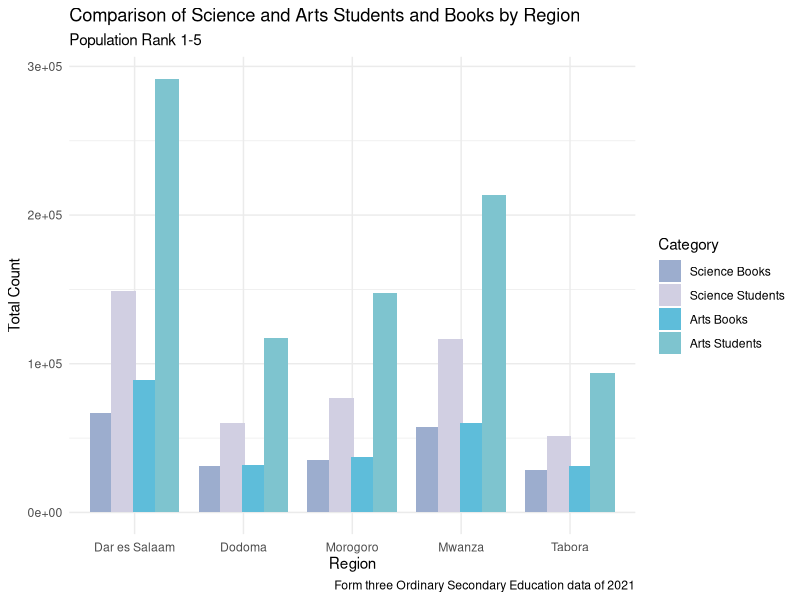
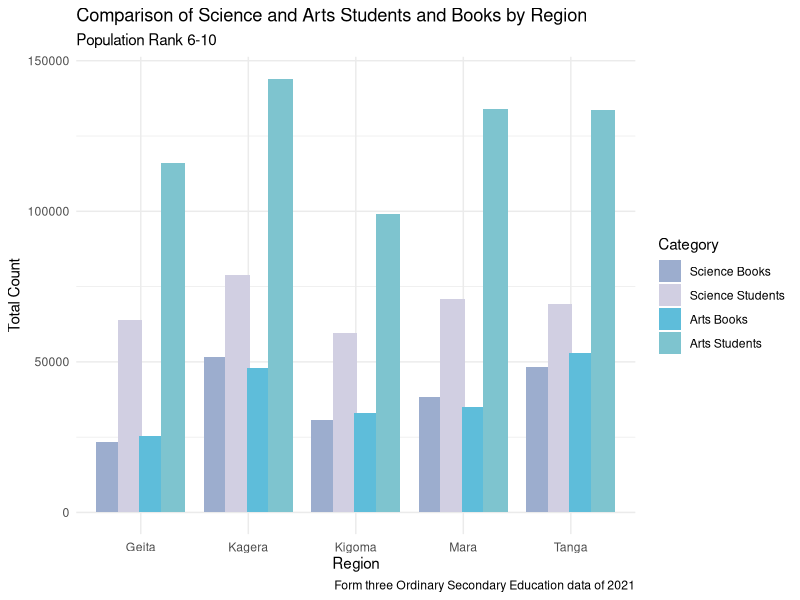
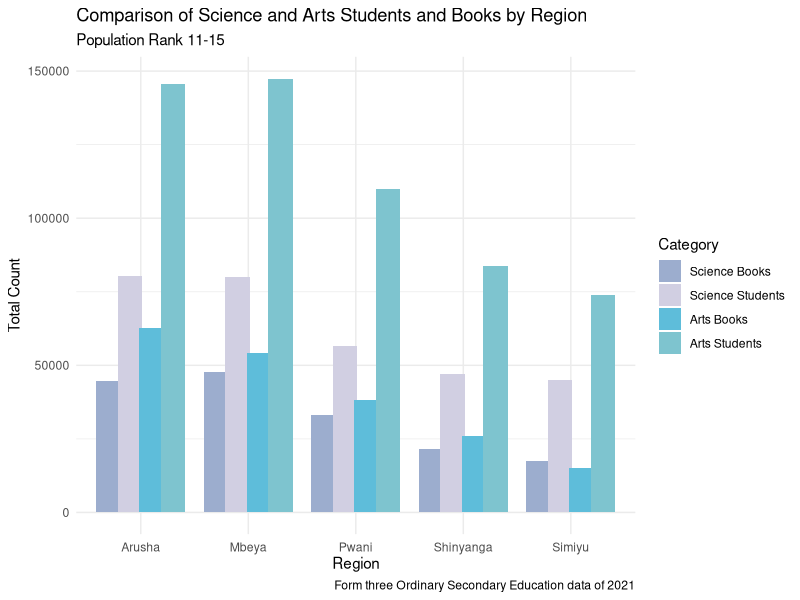
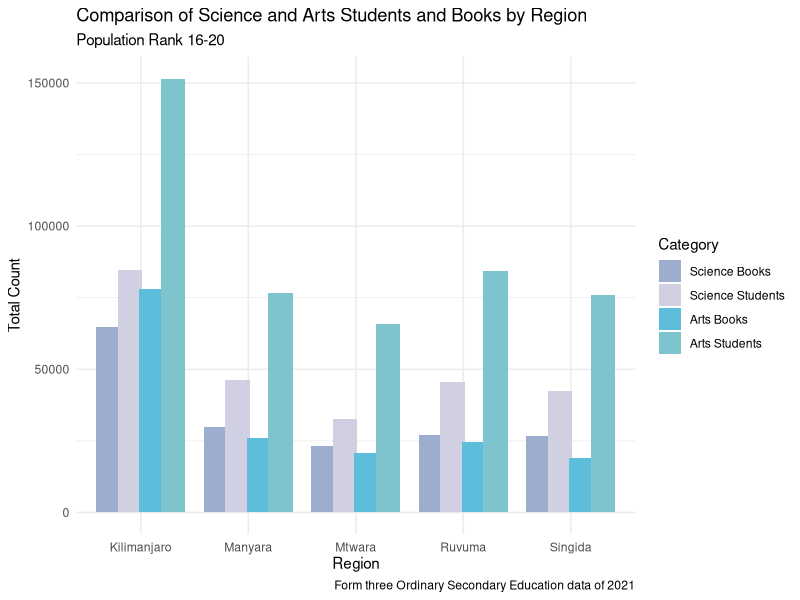
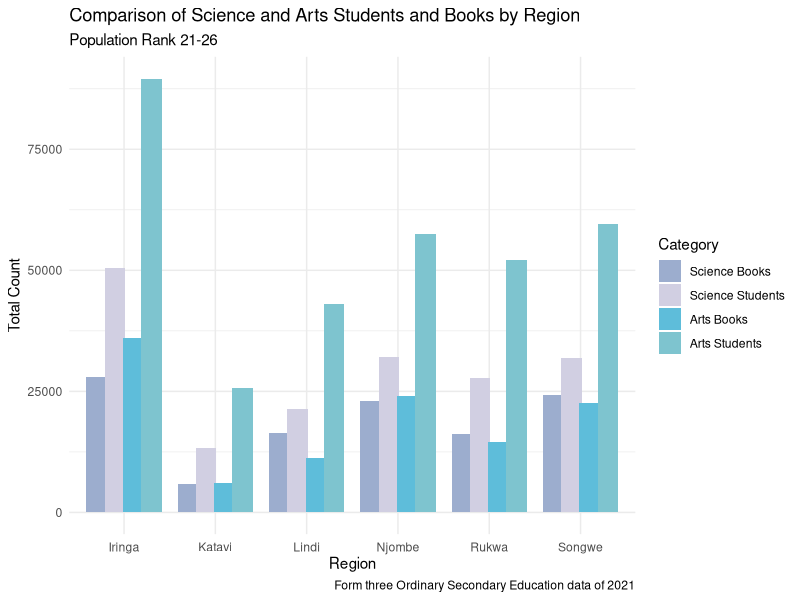

Recreate these plots in R, in order.
## ---- chunk 1
knitr::opts_chunk$set(echo = FALSE)
## ---- chunk 2
library(tidyverse)
setwd("D:\\setebe\\Data science\\2024\\Tanzania-Education")

# Read the CSV file
ed <- read.csv("Education.csv")
attach(ed)
## ---- chunk 3
# Grouped bar plot for science and arts categories with close grouping

# Define the columns for the different categories
science_books <- c("agriculture_form3Books", "bmath_form3Books", "biology_form3Books",
                   "chemistry_form3Books", "physics_form3Books")
arts_books <- c("kiswahili_form3Books", "history_form3Books", "geography_form3Books",
                "english_form3Books", "commerce_form3Books", "civics_form3Books")
science_students <- c("Agriculture_form3Students", "basicMath_form3Students", 
                      "biology_form3Students", "chemistry_form3Students", 
                      "physics_form3Students")
arts_students <- c("kiswahili_form3Students", "history_form3Students", 
                   "geography_form3Students", "english_form3Students", 
                   "commerce_form3Students", "civics_form3Students")

# Define the population ranks for regions
population_ranks <- c("Dar es Salaam", "Mwanza", "Tabora", "Morogoro", "Dodoma",
                      "Kagera", "Geita", "Tanga", "Kigoma", "Mara",
                      "Arusha", "Mbeya", "Shinyanga", "Simiyu", "Pwani",
                      "Singida", "Manyara", "Kilimanjaro", "Ruvuma", "Mtwara",
                      "Rukwa", "Songwe", "Lindi", "Iringa", "Katavi", "Njombe")

# Filter data to include only the regions ranked 1 to 5 by population rank
top1_to_5_regions <- population_ranks[1:5]
ed_top1_to_5 <- ed %>% filter(region %in% top1_to_5_regions)

# Sum the columns for science and arts books and students per region
data_summary <- ed_top1_to_5 %>%
  group_by(region) %>%
  summarise(ScienceBooks = sum(across(all_of(science_books)), na.rm = TRUE),
            ArtsBooks = sum(across(all_of(arts_books)), na.rm = TRUE),
            ScienceStudents = sum(across(all_of(science_students)), na.rm = TRUE),
            ArtsStudents = sum(across(all_of(arts_students)), na.rm = TRUE))

# Prepare data for plotting with adjusted category order
data_melted <- data_summary %>%
  pivot_longer(cols = c("ScienceBooks", "ScienceStudents", "ArtsBooks", "ArtsStudents"), 
               names_to = "Category", values_to = "Count") %>%
  mutate(Category = factor(Category, 
                           levels = c("ScienceBooks", "ScienceStudents", "ArtsBooks", "ArtsStudents"),
                           labels = c("Science Books", "Science Students", "Arts Books", "Arts Students")))

# Plot the data with custom colors and close grouping
ggplot(data_melted, aes(x = region, y = Count, fill = Category)) +
  geom_bar(stat = "identity", position = position_dodge(width = 0.8)) +
  scale_fill_manual(values = c("Science Students" = "#D1CFE2", 
                               "Science Books" = "#9CADCE", 
                               "Arts Students" = "#7EC4CF", 
                               "Arts Books" = "#5EBDDA")) +
  labs(title = "Comparison of Science and Arts Students and Books by Region",
       subtitle = "Population Rank 1-5",
       caption = "Form three Ordinary Secondary Education data of 2021",
       x = "Region",
       y = "Total Count",
       fill = "Category") +
  theme_minimal() +
  theme(axis.text.x = element_text(angle = 360, hjust = 0.5, vjust = 0.5))


## ---- chunk 4
# Grouped bar plot for science and arts categories with close grouping for population ranks 6-10

# Define the columns for the different categories
science_books <- c("agriculture_form3Books", "bmath_form3Books", "biology_form3Books",
                   "chemistry_form3Books", "physics_form3Books")
arts_books <- c("kiswahili_form3Books", "history_form3Books", "geography_form3Books",
                "english_form3Books", "commerce_form3Books", "civics_form3Books")
science_students <- c("Agriculture_form3Students", "basicMath_form3Students", 
                      "biology_form3Students", "chemistry_form3Students", 
                      "physics_form3Students")
arts_students <- c("kiswahili_form3Students", "history_form3Students", 
                   "geography_form3Students", "english_form3Students", 
                   "commerce_form3Students", "civics_form3Students")

# Define the population ranks for regions
population_ranks <- c("Dar es Salaam", "Mwanza", "Tabora", "Morogoro", "Dodoma",
                      "Kagera", "Geita", "Tanga", "Kigoma", "Mara",
                      "Arusha", "Mbeya", "Shinyanga", "Simiyu", "Pwani",
                      "Singida", "Manyara", "Kilimanjaro", "Ruvuma", "Mtwara",
                      "Rukwa", "Songwe", "Lindi", "Iringa", "Katavi", "Njombe")

# Filter data to include only the regions ranked 6 to 10 by population rank
top6_to_10_regions <- population_ranks[6:10]
ed_top6_to_10 <- ed %>% filter(region %in% top6_to_10_regions)

# Sum the columns for science and arts books and students per region
data_summary_6_to_10 <- ed_top6_to_10 %>%
  group_by(region) %>%
  summarise(ScienceBooks = sum(across(all_of(science_books)), na.rm = TRUE),
            ArtsBooks = sum(across(all_of(arts_books)), na.rm = TRUE),
            ScienceStudents = sum(across(all_of(science_students)), na.rm = TRUE),
            ArtsStudents = sum(across(all_of(arts_students)), na.rm = TRUE))

# Prepare data for plotting with adjusted category order
data_melted_6_to_10 <- data_summary_6_to_10 %>%
  pivot_longer(cols = c("ScienceBooks", "ScienceStudents", "ArtsBooks", "ArtsStudents"), 
               names_to = "Category", values_to = "Count") %>%
  mutate(Category = factor(Category, 
                           levels = c("ScienceBooks", "ScienceStudents", "ArtsBooks", "ArtsStudents"),
                           labels = c("Science Books", "Science Students", "Arts Books", "Arts Students")))

# Plot the data with custom colors and close grouping
ggplot(data_melted_6_to_10, aes(x = region, y = Count, fill = Category)) +
  geom_bar(stat = "identity", position = position_dodge(width = 0.8)) +
  scale_fill_manual(values = c("Science Students" = "#D1CFE2", 
                               "Science Books" = "#9CADCE", 
                               "Arts Students" = "#7EC4CF", 
                               "Arts Books" = "#5EBDDA")) +
  labs(title = "Comparison of Science and Arts Students and Books by Region",
       subtitle = "Population Rank 6-10",
       caption = "Form three Ordinary Secondary Education data of 2021",
       x = "Region",
       y = "Total Count",
       fill = "Category") +
  theme_minimal() +
  theme(axis.text.x = element_text(angle = 360, hjust = 0.5, vjust = 0.5))
## ---- chunk 5
# Grouped bar plot for science and arts categories with close grouping for population ranks 11-15

# Define the columns for the different categories
science_books <- c("agriculture_form3Books", "bmath_form3Books", "biology_form3Books",
                   "chemistry_form3Books", "physics_form3Books")
arts_books <- c("kiswahili_form3Books", "history_form3Books", "geography_form3Books",
                "english_form3Books", "commerce_form3Books", "civics_form3Books")
science_students <- c("Agriculture_form3Students", "basicMath_form3Students", 
                      "biology_form3Students", "chemistry_form3Students", 
                      "physics_form3Students")
arts_students <- c("kiswahili_form3Students", "history_form3Students", 
                   "geography_form3Students", "english_form3Students", 
                   "commerce_form3Students", "civics_form3Students")

# Define the population ranks for regions
population_ranks <- c("Dar es Salaam", "Mwanza", "Tabora", "Morogoro", "Dodoma",
                      "Kagera", "Geita", "Tanga", "Kigoma", "Mara",
                      "Arusha", "Mbeya", "Shinyanga", "Simiyu", "Pwani",
                      "Singida", "Manyara", "Kilimanjaro", "Ruvuma", "Mtwara",
                      "Rukwa", "Songwe", "Lindi", "Iringa", "Katavi", "Njombe")

# Filter data to include only the regions ranked 11 to 15 by population rank
top11_to_15_regions <- population_ranks[11:15]
ed_top11_to_15 <- ed %>% filter(region %in% top11_to_15_regions)

# Sum the columns for science and arts books and students per region
data_summary_11_to_15 <- ed_top11_to_15 %>%
  group_by(region) %>%
  summarise(ScienceBooks = sum(across(all_of(science_books)), na.rm = TRUE),
            ArtsBooks = sum(across(all_of(arts_books)), na.rm = TRUE),
            ScienceStudents = sum(across(all_of(science_students)), na.rm = TRUE),
            ArtsStudents = sum(across(all_of(arts_students)), na.rm = TRUE))

# Prepare data for plotting with adjusted category order
data_melted_11_to_15 <- data_summary_11_to_15 %>%
  pivot_longer(cols = c("ScienceBooks", "ScienceStudents", "ArtsBooks", "ArtsStudents"), 
               names_to = "Category", values_to = "Count") %>%
  mutate(Category = factor(Category, 
                           levels = c("ScienceBooks", "ScienceStudents", "ArtsBooks", "ArtsStudents"),
                           labels = c("Science Books", "Science Students", "Arts Books", "Arts Students")))

# Plot the data with custom colors and close grouping
ggplot(data_melted_11_to_15, aes(x = region, y = Count, fill = Category)) +
  geom_bar(stat = "identity", position = position_dodge(width = 0.8)) +
  scale_fill_manual(values = c("Science Students" = "#D1CFE2", 
                               "Science Books" = "#9CADCE", 
                               "Arts Students" = "#7EC4CF", 
                               "Arts Books" = "#5EBDDA")) +
  labs(title = "Comparison of Science and Arts Students and Books by Region",
       subtitle = "Population Rank 11-15",
       caption = "Form three Ordinary Secondary Education data of 2021",
       x = "Region",
       y = "Total Count",
       fill = "Category") +
  theme_minimal() +
  theme(axis.text.x = element_text(angle = 360, hjust = 0.5, vjust = 0.5))
## ---- chunk 6
# Grouped bar plot for science and arts categories with close grouping for population ranks 16-20

# Define the columns for the different categories
science_books <- c("agriculture_form3Books", "bmath_form3Books", "biology_form3Books",
                   "chemistry_form3Books", "physics_form3Books")
arts_books <- c("kiswahili_form3Books", "history_form3Books", "geography_form3Books",
                "english_form3Books", "commerce_form3Books", "civics_form3Books")
science_students <- c("Agriculture_form3Students", "basicMath_form3Students", 
                      "biology_form3Students", "chemistry_form3Students", 
                      "physics_form3Students")
arts_students <- c("kiswahili_form3Students", "history_form3Students", 
                   "geography_form3Students", "english_form3Students", 
                   "commerce_form3Students", "civics_form3Students")

# Define the population ranks for regions
population_ranks <- c("Dar es Salaam", "Mwanza", "Tabora", "Morogoro", "Dodoma",
                      "Kagera", "Geita", "Tanga", "Kigoma", "Mara",
                      "Arusha", "Mbeya", "Shinyanga", "Simiyu", "Pwani",
                      "Singida", "Manyara", "Kilimanjaro", "Ruvuma", "Mtwara",
                      "Rukwa", "Songwe", "Lindi", "Iringa", "Katavi", "Njombe")

# Filter data to include only the regions ranked 16 to 20 by population rank
top16_to_20_regions <- population_ranks[16:20]
ed_top16_to_20 <- ed %>% filter(region %in% top16_to_20_regions)

# Sum the columns for science and arts books and students per region
data_summary_16_to_20 <- ed_top16_to_20 %>%
  group_by(region) %>%
  summarise(ScienceBooks = sum(across(all_of(science_books)), na.rm = TRUE),
            ArtsBooks = sum(across(all_of(arts_books)), na.rm = TRUE),
            ScienceStudents = sum(across(all_of(science_students)), na.rm = TRUE),
            ArtsStudents = sum(across(all_of(arts_students)), na.rm = TRUE))

# Prepare data for plotting with adjusted category order
data_melted_16_to_20 <- data_summary_16_to_20 %>%
  pivot_longer(cols = c("ScienceBooks", "ScienceStudents", "ArtsBooks", "ArtsStudents"), 
               names_to = "Category", values_to = "Count") %>%
  mutate(Category = factor(Category, 
                           levels = c("ScienceBooks", "ScienceStudents", "ArtsBooks", "ArtsStudents"),
                           labels = c("Science Books", "Science Students", "Arts Books", "Arts Students")))

# Plot the data with custom colors and close grouping
ggplot(data_melted_16_to_20, aes(x = region, y = Count, fill = Category)) +
  geom_bar(stat = "identity", position = position_dodge(width = 0.8)) +
  scale_fill_manual(values = c("Science Students" = "#D1CFE2", 
                               "Science Books" = "#9CADCE", 
                               "Arts Students" = "#7EC4CF", 
                               "Arts Books" = "#5EBDDA")) +
  labs(title = "Comparison of Science and Arts Students and Books by Region",
       subtitle = "Population Rank 16-20",
       caption = "Form three Ordinary Secondary Education data of 2021",
       x = "Region",
       y = "Total Count",
       fill = "Category") +
  theme_minimal() +
  theme(axis.text.x = element_text(angle = 360, hjust = 0.5, vjust = 0.5))
## ---- chunk 7
# Grouped bar plot for science and arts categories with close grouping for population ranks 21-26

# Define the columns for the different categories
science_books <- c("agriculture_form3Books", "bmath_form3Books", "biology_form3Books",
                   "chemistry_form3Books", "physics_form3Books")
arts_books <- c("kiswahili_form3Books", "history_form3Books", "geography_form3Books",
                "english_form3Books", "commerce_form3Books", "civics_form3Books")
science_students <- c("Agriculture_form3Students", "basicMath_form3Students", 
                      "biology_form3Students", "chemistry_form3Students", 
                      "physics_form3Students")
arts_students <- c("kiswahili_form3Students", "history_form3Students", 
                   "geography_form3Students", "english_form3Students", 
                   "commerce_form3Students", "civics_form3Students")

# Define the population ranks for regions
population_ranks <- c("Dar es Salaam", "Mwanza", "Tabora", "Morogoro", "Dodoma",
                      "Kagera", "Geita", "Tanga", "Kigoma", "Mara",
                      "Arusha", "Mbeya", "Shinyanga", "Simiyu", "Pwani",
                      "Singida", "Manyara", "Kilimanjaro", "Ruvuma", "Mtwara",
                      "Rukwa", "Songwe", "Lindi", "Iringa", "Katavi", "Njombe")

# Filter data to include only the regions ranked 21 to 26 by population rank
top21_to_26_regions <- population_ranks[21:26]
ed_top21_to_26 <- ed %>% filter(region %in% top21_to_26_regions)

# Sum the columns for science and arts books and students per region
data_summary_21_to_26 <- ed_top21_to_26 %>%
  group_by(region) %>%
  summarise(ScienceBooks = sum(across(all_of(science_books)), na.rm = TRUE),
            ArtsBooks = sum(across(all_of(arts_books)), na.rm = TRUE),
            ScienceStudents = sum(across(all_of(science_students)), na.rm = TRUE),
            ArtsStudents = sum(across(all_of(arts_students)), na.rm = TRUE))

# Prepare data for plotting with adjusted category order
data_melted_21_to_26 <- data_summary_21_to_26 %>%
  pivot_longer(cols = c("ScienceBooks", "ScienceStudents", "ArtsBooks", "ArtsStudents"), 
               names_to = "Category", values_to = "Count") %>%
  mutate(Category = factor(Category, 
                           levels = c("ScienceBooks", "ScienceStudents", "ArtsBooks", "ArtsStudents"),
                           labels = c("Science Books", "Science Students", "Arts Books", "Arts Students")))

# Plot the data with custom colors and close grouping
ggplot(data_melted_21_to_26, aes(x = region, y = Count, fill = Category)) +
  geom_bar(stat = "identity", position = position_dodge(width = 0.8)) +
  scale_fill_manual(values = c("Science Students" = "#D1CFE2", 
                               "Science Books" = "#9CADCE", 
                               "Arts Students" = "#7EC4CF", 
                               "Arts Books" = "#5EBDDA")) +
  labs(title = "Comparison of Science and Arts Students and Books by Region",
       subtitle = "Population Rank 21-26",
       caption = "Form three Ordinary Secondary Education data of 2021",
       x = "Region",
       y = "Total Count",
       fill = "Category") +
  theme_minimal() +
  theme(axis.text.x = element_text(angle = 360, hjust = 0.5, vjust = 0.5))
